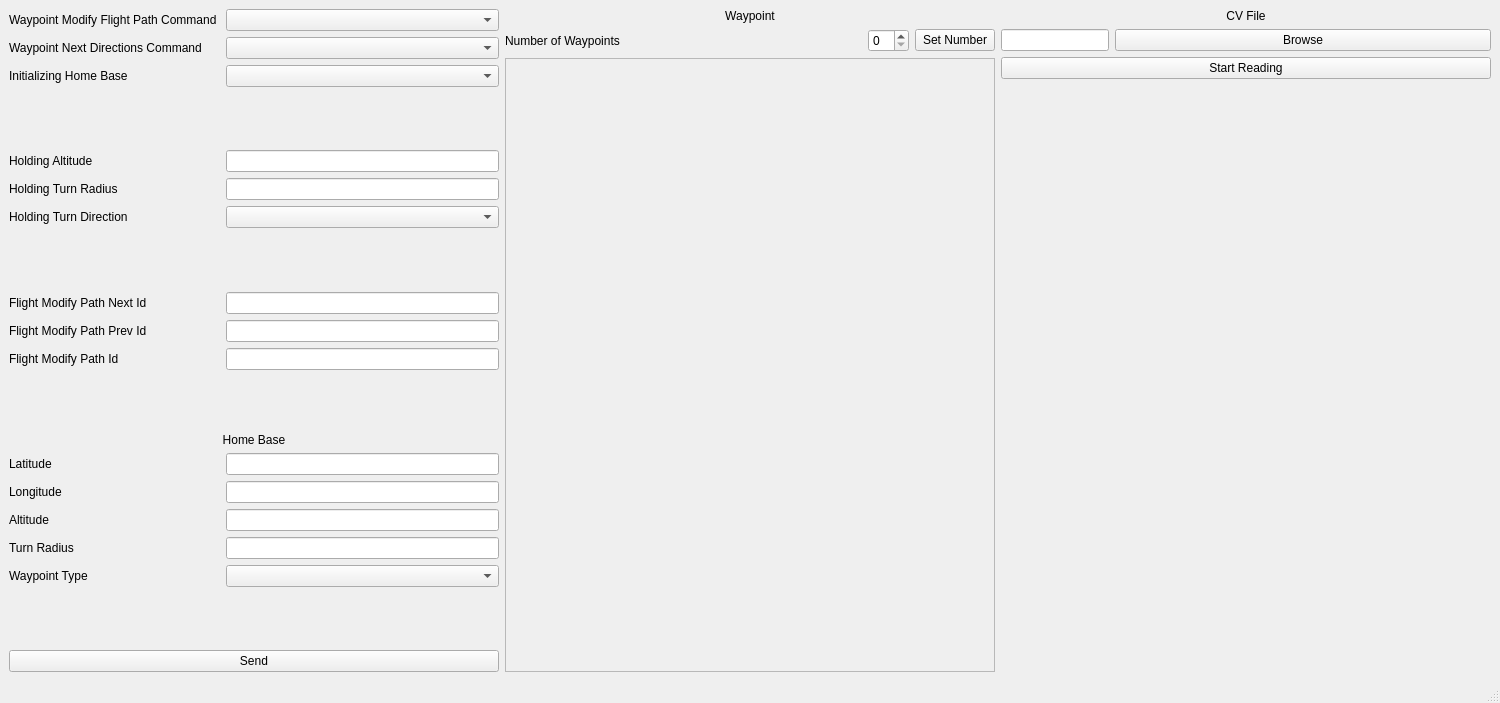
<?xml version="1.0" encoding="UTF-8"?>
<ui version="4.0">
 <class>MainWindow</class>
 <widget class="QMainWindow" name="MainWindow">
  <property name="geometry">
   <rect>
    <x>0</x>
    <y>0</y>
    <width>1500</width>
    <height>703</height>
   </rect>
  </property>
  <property name="windowTitle">
   <string>MainWindow</string>
  </property>
  <widget class="QWidget" name="centralwidget">
   <layout class="QHBoxLayout" name="horizontalLayout_4">
    <item>
     <layout class="QFormLayout" name="formLayout">
      <item row="1" column="0">
       <widget class="QLabel" name="label_3">
        <property name="text">
         <string>Waypoint Modify Flight Path Command </string>
        </property>
       </widget>
      </item>
      <item row="1" column="1">
       <widget class="QComboBox" name="waypointModifyFlightPathCommandBox">
        <item>
         <property name="text">
          <string/>
         </property>
        </item>
        <item>
         <property name="text">
          <string>0 - No Flight Path Edit</string>
         </property>
        </item>
        <item>
         <property name="text">
          <string>1 - Initialize Flight Path</string>
         </property>
        </item>
        <item>
         <property name="text">
          <string>2 - Append</string>
         </property>
        </item>
        <item>
         <property name="text">
          <string>3 - Insert</string>
         </property>
        </item>
        <item>
         <property name="text">
          <string>4 - Update</string>
         </property>
        </item>
        <item>
         <property name="text">
          <string>5 - Delete</string>
         </property>
        </item>
        <item>
         <property name="text">
          <string>6 - NUKE</string>
         </property>
        </item>
       </widget>
      </item>
      <item row="2" column="0">
       <widget class="QLabel" name="label_4">
        <property name="text">
         <string>Waypoint Next Directions Command </string>
        </property>
       </widget>
      </item>
      <item row="3" column="0">
       <widget class="QLabel" name="label_5">
        <property name="text">
         <string>Initializing Home Base </string>
        </property>
       </widget>
      </item>
      <item row="4" column="0">
       <spacer name="verticalSpacer">
        <property name="orientation">
         <enum>Qt::Vertical</enum>
        </property>
        <property name="sizeHint" stdset="0">
         <size>
          <width>20</width>
          <height>40</height>
         </size>
        </property>
       </spacer>
      </item>
      <item row="5" column="0">
       <widget class="QLabel" name="label_6">
        <property name="text">
         <string>Holding Altitude</string>
        </property>
       </widget>
      </item>
      <item row="5" column="1">
       <widget class="QLineEdit" name="holdingAltitudeEdit"/>
      </item>
      <item row="6" column="0">
       <widget class="QLabel" name="label_7">
        <property name="text">
         <string>Holding Turn Radius</string>
        </property>
       </widget>
      </item>
      <item row="6" column="1">
       <widget class="QLineEdit" name="holdingTurnRadiusEdit"/>
      </item>
      <item row="7" column="0">
       <widget class="QLabel" name="label_8">
        <property name="text">
         <string>Holding Turn Direction</string>
        </property>
       </widget>
      </item>
      <item row="8" column="0">
       <spacer name="verticalSpacer_2">
        <property name="orientation">
         <enum>Qt::Vertical</enum>
        </property>
        <property name="sizeHint" stdset="0">
         <size>
          <width>20</width>
          <height>40</height>
         </size>
        </property>
       </spacer>
      </item>
      <item row="9" column="0">
       <widget class="QLabel" name="label_9">
        <property name="text">
         <string>Flight Modify Path Next Id</string>
        </property>
       </widget>
      </item>
      <item row="9" column="1">
       <widget class="QLineEdit" name="flightPathModifyNextIdEdit"/>
      </item>
      <item row="10" column="0">
       <widget class="QLabel" name="label_10">
        <property name="text">
         <string>Flight Modify Path Prev Id</string>
        </property>
       </widget>
      </item>
      <item row="10" column="1">
       <widget class="QLineEdit" name="flightPathModifyPrevIdEdit"/>
      </item>
      <item row="11" column="0">
       <widget class="QLabel" name="label_11">
        <property name="text">
         <string>Flight Modify Path Id</string>
        </property>
       </widget>
      </item>
      <item row="11" column="1">
       <widget class="QLineEdit" name="flightPathModifyIdEdit"/>
      </item>
      <item row="12" column="0">
       <spacer name="verticalSpacer_3">
        <property name="orientation">
         <enum>Qt::Vertical</enum>
        </property>
        <property name="sizeHint" stdset="0">
         <size>
          <width>20</width>
          <height>40</height>
         </size>
        </property>
       </spacer>
      </item>
      <item row="13" column="0" colspan="2">
       <widget class="QLabel" name="label_13">
        <property name="text">
         <string>Home Base</string>
        </property>
        <property name="alignment">
         <set>Qt::AlignCenter</set>
        </property>
       </widget>
      </item>
      <item row="14" column="0">
       <widget class="QLabel" name="label_12">
        <property name="text">
         <string>Latitude</string>
        </property>
       </widget>
      </item>
      <item row="14" column="1">
       <widget class="QLineEdit" name="homeBaseLatitudeEdit"/>
      </item>
      <item row="15" column="0">
       <widget class="QLabel" name="label_14">
        <property name="text">
         <string>Longitude</string>
        </property>
       </widget>
      </item>
      <item row="15" column="1">
       <widget class="QLineEdit" name="homeBaseLongitudeEdit"/>
      </item>
      <item row="16" column="0">
       <widget class="QLabel" name="label_15">
        <property name="text">
         <string>Altitude</string>
        </property>
       </widget>
      </item>
      <item row="16" column="1">
       <widget class="QLineEdit" name="homeBaseAltitudeEdit"/>
      </item>
      <item row="17" column="0">
       <widget class="QLabel" name="label_16">
        <property name="text">
         <string>Turn Radius</string>
        </property>
       </widget>
      </item>
      <item row="17" column="1">
       <widget class="QLineEdit" name="homeBaseTurnRadiusdit"/>
      </item>
      <item row="18" column="0">
       <widget class="QLabel" name="label_17">
        <property name="text">
         <string>Waypoint Type</string>
        </property>
       </widget>
      </item>
      <item row="19" column="0">
       <spacer name="verticalSpacer_4">
        <property name="orientation">
         <enum>Qt::Vertical</enum>
        </property>
        <property name="sizeHint" stdset="0">
         <size>
          <width>20</width>
          <height>40</height>
         </size>
        </property>
       </spacer>
      </item>
      <item row="20" column="0" colspan="2">
       <widget class="QPushButton" name="sendInfoButton">
        <property name="text">
         <string>Send</string>
        </property>
       </widget>
      </item>
      <item row="2" column="1">
       <widget class="QComboBox" name="waypointNextDirectionsCommandBox">
        <item>
         <property name="text">
          <string/>
         </property>
        </item>
        <item>
         <property name="text">
          <string>0 - Regular Path Following</string>
         </property>
        </item>
        <item>
         <property name="text">
          <string>1 - Toggle Holding</string>
         </property>
        </item>
       </widget>
      </item>
      <item row="3" column="1">
       <widget class="QComboBox" name="initializingHomeBaseBox">
        <item>
         <property name="text">
          <string/>
         </property>
        </item>
        <item>
         <property name="text">
          <string>0 - No</string>
         </property>
        </item>
        <item>
         <property name="text">
          <string>1 - Yes</string>
         </property>
        </item>
       </widget>
      </item>
      <item row="7" column="1">
       <widget class="QComboBox" name="holdingTurnDirectionBox">
        <item>
         <property name="text">
          <string/>
         </property>
        </item>
        <item>
         <property name="text">
          <string>0 - Clockwise</string>
         </property>
        </item>
        <item>
         <property name="text">
          <string>1 - Counter Clockwise</string>
         </property>
        </item>
       </widget>
      </item>
      <item row="18" column="1">
       <widget class="QComboBox" name="homeBaseWaypointTypeBox">
        <item>
         <property name="text">
          <string/>
         </property>
        </item>
        <item>
         <property name="text">
          <string>0 - Path Follow</string>
         </property>
        </item>
        <item>
         <property name="text">
          <string>1 - Orbit</string>
         </property>
        </item>
        <item>
         <property name="text">
          <string>2 - Hold</string>
         </property>
        </item>
       </widget>
      </item>
     </layout>
    </item>
    <item>
     <layout class="QVBoxLayout" name="verticalLayout_2">
      <item>
       <widget class="QLabel" name="label">
        <property name="text">
         <string>Waypoint</string>
        </property>
        <property name="alignment">
         <set>Qt::AlignCenter</set>
        </property>
       </widget>
      </item>
      <item>
       <layout class="QHBoxLayout" name="horizontalLayout_5">
        <item>
         <widget class="QLabel" name="label_2">
          <property name="text">
           <string>Number of Waypoints</string>
          </property>
         </widget>
        </item>
        <item>
         <spacer name="horizontalSpacer">
          <property name="orientation">
           <enum>Qt::Horizontal</enum>
          </property>
          <property name="sizeHint" stdset="0">
           <size>
            <width>40</width>
            <height>20</height>
           </size>
          </property>
         </spacer>
        </item>
        <item>
         <widget class="QSpinBox" name="setWaypointNumberEdit"/>
        </item>
        <item>
         <widget class="QPushButton" name="setWaypointNumberButton">
          <property name="text">
           <string>Set Number</string>
          </property>
         </widget>
        </item>
       </layout>
      </item>
      <item>
       <widget class="QScrollArea" name="waypointScrollArea">
        <property name="widgetResizable">
         <bool>true</bool>
        </property>
        <widget class="QWidget" name="waypointScrollAreaWidgetContents">
         <property name="geometry">
          <rect>
           <x>0</x>
           <y>0</y>
           <width>478</width>
           <height>559</height>
          </rect>
         </property>
        </widget>
       </widget>
      </item>
     </layout>
    </item>
    <item>
     <layout class="QFormLayout" name="formLayout_2">
      <item row="0" column="0" colspan="2">
       <widget class="QLabel" name="label_18">
        <property name="text">
         <string>CV File</string>
        </property>
        <property name="alignment">
         <set>Qt::AlignCenter</set>
        </property>
       </widget>
      </item>
      <item row="1" column="1">
       <widget class="QPushButton" name="browseButton">
        <property name="text">
         <string>Browse</string>
        </property>
       </widget>
      </item>
      <item row="2" column="0" colspan="2">
       <widget class="QPushButton" name="readingButton">
        <property name="text">
         <string>Start Reading</string>
        </property>
       </widget>
      </item>
      <item row="3" column="0" colspan="2">
       <spacer name="verticalSpacer_5">
        <property name="orientation">
         <enum>Qt::Vertical</enum>
        </property>
        <property name="sizeHint" stdset="0">
         <size>
          <width>20</width>
          <height>40</height>
         </size>
        </property>
       </spacer>
      </item>
      <item row="1" column="0">
       <widget class="QLineEdit" name="fileNameEdit"/>
      </item>
     </layout>
    </item>
    <item>
     <layout class="QVBoxLayout" name="RX_ui"/>
     <widget class="QWidget" name="centralwidget">
   <layout class="QVBoxLayout" name="verticalLayout">
    <item>
     <widget class="QLabel" name="dataToPilot">
      <property name="text">
       <string>Data to Pilot</string>
      </property>
      <property name="alignment">
       <set>Qt::AlignCenter</set>
      </property>
     </widget>
    </item>
    <item>
     <layout class="QGridLayout" name="grid_dataToPilot">
      <item row="1" column="0">
       <widget class="QLabel" name="label_editingFlightPathErrorCode">
        <property name="text">
         <string>Editing Flight Path Error Code:</string>
        </property>
        <property name="alignment">
         <set>Qt::AlignRight|Qt::AlignTrailing|Qt::AlignVCenter</set>
        </property>
       </widget>
      </item>
      <item row="5" column="0">
       <widget class="QLabel" name="label_homebaseInitialized">
        <property name="text">
         <string>Homebase Initialized:</string>
        </property>
        <property name="alignment">
         <set>Qt::AlignRight|Qt::AlignTrailing|Qt::AlignVCenter</set>
        </property>
       </widget>
      </item>
      <item row="0" column="0">
       <widget class="QLabel" name="label_errorCode">
        <property name="text">
         <string>Error Code:</string>
        </property>
        <property name="alignment">
         <set>Qt::AlignRight|Qt::AlignTrailing|Qt::AlignVCenter</set>
        </property>
       </widget>
      </item>
      <item row="4" column="0">
       <widget class="QLabel" name="label_currentWaypointIndex">
        <property name="text">
         <string>Current Waypoint Index:</string>
        </property>
        <property name="alignment">
         <set>Qt::AlignRight|Qt::AlignTrailing|Qt::AlignVCenter</set>
        </property>
       </widget>
      </item>
      <item row="2" column="0">
       <widget class="QLabel" name="label_flightPathFollowingErrorCode">
        <property name="text">
         <string>Flight Path Following Error Code:</string>
        </property>
        <property name="alignment">
         <set>Qt::AlignRight|Qt::AlignTrailing|Qt::AlignVCenter</set>
        </property>
       </widget>
      </item>
      <item row="3" column="0">
       <widget class="QLabel" name="label_currentWaypointID">
        <property name="text">
         <string>Current Waypoint ID:</string>
        </property>
        <property name="alignment">
         <set>Qt::AlignRight|Qt::AlignTrailing|Qt::AlignVCenter</set>
        </property>
       </widget>
      </item>
      <item row="0" column="1">
       <widget class="QLabel" name="data_errorCode">
        <property name="text">
         <string>TextLabel</string>
        </property>
       </widget>
      </item>
      <item row="1" column="1">
       <widget class="QLabel" name="data_editingFlightPathErrorCode">
        <property name="text">
         <string>TextLabel</string>
        </property>
       </widget>
      </item>
      <item row="2" column="1">
       <widget class="QLabel" name="data_flightPathFollowingErrorCode">
        <property name="text">
         <string>TextLabel</string>
        </property>
       </widget>
      </item>
      <item row="3" column="1">
       <widget class="QLabel" name="data_currentWaypointID">
        <property name="text">
         <string>TextLabel</string>
        </property>
       </widget>
      </item>
      <item row="4" column="1">
       <widget class="QLabel" name="data_currentWaypointIndex">
        <property name="text">
         <string>TextLabel</string>
        </property>
       </widget>
      </item>
      <item row="5" column="1">
       <widget class="QLabel" name="data_homebaseInitialized">
        <property name="text">
         <string>TextLabel</string>
        </property>
       </widget>
      </item>
     </layout>
    </item>
    <item>
     <widget class="QLabel" name="dataToCV">
      <property name="text">
       <string>Data to CV</string>
      </property>
      <property name="alignment">
       <set>Qt::AlignCenter</set>
      </property>
     </widget>
    </item>
    <item>
     <layout class="QGridLayout" name="grid_dataToCV">
      <item row="0" column="0">
       <widget class="QLabel" name="label_timestampOfMeasurements">
        <property name="text">
         <string>Timestamp of Measurements:</string>
        </property>
        <property name="alignment">
         <set>Qt::AlignRight|Qt::AlignTrailing|Qt::AlignVCenter</set>
        </property>
       </widget>
      </item>
      <item row="2" column="0">
       <widget class="QLabel" name="label_isLanded">
        <property name="text">
         <string>Is Landed:</string>
        </property>
        <property name="alignment">
         <set>Qt::AlignRight|Qt::AlignTrailing|Qt::AlignVCenter</set>
        </property>
       </widget>
      </item>
      <item row="1" column="0">
       <widget class="QLabel" name="label_currentAirspeed">
        <property name="text">
         <string>Current Airspeed:</string>
        </property>
        <property name="alignment">
         <set>Qt::AlignRight|Qt::AlignTrailing|Qt::AlignVCenter</set>
        </property>
       </widget>
      </item>
      <item row="0" column="1">
       <widget class="QLabel" name="data_timestampOfMeasurements">
        <property name="text">
         <string>TextLabel</string>
        </property>
       </widget>
      </item>
      <item row="1" column="1">
       <widget class="QLabel" name="data_currentAirspeed">
        <property name="text">
         <string>TextLabel</string>
        </property>
       </widget>
      </item>
      <item row="2" column="1">
       <widget class="QLabel" name="data_isLanded">
        <property name="text">
         <string>TextLabel</string>
        </property>
       </widget>
      </item>
     </layout>
    </item>
    <item>
     <widget class="QLabel" name="label_gpsCoordinates">
      <property name="text">
       <string>GPS Coordinates:</string>
      </property>
      <property name="alignment">
       <set>Qt::AlignCenter</set>
      </property>
     </widget>
    </item>
    <item>
     <layout class="QGridLayout" name="grid_gpsCoordinates">
      <item row="2" column="0">
       <widget class="QLabel" name="label_longitude">
        <property name="text">
         <string>Longitude</string>
        </property>
        <property name="alignment">
         <set>Qt::AlignRight|Qt::AlignTrailing|Qt::AlignVCenter</set>
        </property>
       </widget>
      </item>
      <item row="3" column="0">
       <widget class="QLabel" name="label_altitude">
        <property name="text">
         <string>Altitude</string>
        </property>
        <property name="alignment">
         <set>Qt::AlignRight|Qt::AlignTrailing|Qt::AlignVCenter</set>
        </property>
       </widget>
      </item>
      <item row="1" column="0">
       <widget class="QLabel" name="label_latitude">
        <property name="text">
         <string>Latitude</string>
        </property>
        <property name="alignment">
         <set>Qt::AlignRight|Qt::AlignTrailing|Qt::AlignVCenter</set>
        </property>
       </widget>
      </item>
      <item row="1" column="1">
       <widget class="QLabel" name="data_latitude">
        <property name="text">
         <string>TextLabel</string>
        </property>
       </widget>
      </item>
      <item row="2" column="1">
       <widget class="QLabel" name="data_longitude">
        <property name="text">
         <string>TextLabel</string>
        </property>
       </widget>
      </item>
      <item row="3" column="1">
       <widget class="QLabel" name="data_altitude">
        <property name="text">
         <string>TextLabel</string>
        </property>
       </widget>
      </item>
     </layout>
    </item>
    <item>
     <widget class="QLabel" name="label_eulerAnglesOfCamera">
      <property name="text">
       <string>Euler Angles of Camera:</string>
      </property>
      <property name="alignment">
       <set>Qt::AlignCenter</set>
      </property>
     </widget>
    </item>
    <item>
     <layout class="QGridLayout" name="grid_eulerAnglesOfCamera">
      <item row="2" column="0">
       <widget class="QLabel" name="label_cameraPitch">
        <property name="text">
         <string>Pitch</string>
        </property>
        <property name="alignment">
         <set>Qt::AlignRight|Qt::AlignTrailing|Qt::AlignVCenter</set>
        </property>
       </widget>
      </item>
      <item row="3" column="0">
       <widget class="QLabel" name="label_cameraRoll">
        <property name="text">
         <string>Roll</string>
        </property>
        <property name="alignment">
         <set>Qt::AlignRight|Qt::AlignTrailing|Qt::AlignVCenter</set>
        </property>
       </widget>
      </item>
      <item row="1" column="0">
       <widget class="QLabel" name="label_cameraYaw">
        <property name="text">
         <string>Yaw</string>
        </property>
        <property name="alignment">
         <set>Qt::AlignRight|Qt::AlignTrailing|Qt::AlignVCenter</set>
        </property>
       </widget>
      </item>
      <item row="1" column="1">
       <widget class="QLabel" name="data_cameraYaw">
        <property name="text">
         <string>TextLabel</string>
        </property>
       </widget>
      </item>
      <item row="2" column="1">
       <widget class="QLabel" name="data_cameraPitch">
        <property name="text">
         <string>TextLabel</string>
        </property>
       </widget>
      </item>
      <item row="3" column="1">
       <widget class="QLabel" name="data_cameraRoll">
        <property name="text">
         <string>TextLabel</string>
        </property>
       </widget>
      </item>
     </layout>
    </item>
    <item>
     <widget class="QLabel" name="label_eulerAnglesOfPlane">
      <property name="text">
       <string>Euler Angles of Plane:</string>
      </property>
      <property name="alignment">
       <set>Qt::AlignCenter</set>
      </property>
     </widget>
    </item>
    <item>
     <layout class="QGridLayout" name="grid_eulerAnglesOfPlane">
      <item row="2" column="0">
       <widget class="QLabel" name="label_planePitch">
        <property name="text">
         <string>Pitch</string>
        </property>
        <property name="alignment">
         <set>Qt::AlignRight|Qt::AlignTrailing|Qt::AlignVCenter</set>
        </property>
       </widget>
      </item>
      <item row="1" column="0">
       <widget class="QLabel" name="label_planeYaw">
        <property name="text">
         <string>Yaw</string>
        </property>
        <property name="alignment">
         <set>Qt::AlignRight|Qt::AlignTrailing|Qt::AlignVCenter</set>
        </property>
       </widget>
      </item>
      <item row="3" column="0">
       <widget class="QLabel" name="label_planeRoll">
        <property name="text">
         <string>Roll</string>
        </property>
        <property name="alignment">
         <set>Qt::AlignRight|Qt::AlignTrailing|Qt::AlignVCenter</set>
        </property>
       </widget>
      </item>
      <item row="1" column="1">
       <widget class="QLabel" name="data_planeYaw">
        <property name="text">
         <string>TextLabel</string>
        </property>
       </widget>
      </item>
      <item row="2" column="1">
       <widget class="QLabel" name="data_planePitch">
        <property name="text">
         <string>TextLabel</string>
        </property>
       </widget>
      </item>
      <item row="3" column="1">
       <widget class="QLabel" name="data_planeRoll">
        <property name="text">
         <string>TextLabel</string>
        </property>
       </widget>
      </item>
     </layout>
    </item>
   </layout>
  </widget>
    </item>
   </layout>
  </widget>
  <widget class="QMenuBar" name="menubar">
   <property name="geometry">
    <rect>
     <x>0</x>
     <y>0</y>
     <width>1500</width>
     <height>22</height>
    </rect>
   </property>
  </widget>
  <widget class="QStatusBar" name="statusbar"/>
 </widget>
 <resources/>
 <connections/>
</ui>
